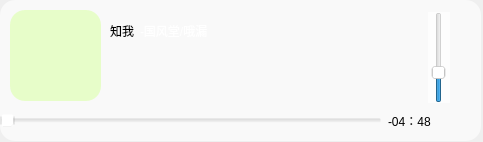
<?xml version="1.0" encoding="UTF-8"?>
<ui version="4.0">
 <class>MainWindow</class>
 <widget class="QMainWindow" name="MainWindow">
  <property name="geometry">
   <rect>
    <x>0</x>
    <y>0</y>
    <width>483</width>
    <height>142</height>
   </rect>
  </property>
  <property name="windowTitle">
   <string>MainWindow</string>
  </property>
  <widget class="QWidget" name="centralwidget">
   <widget class="QWidget" name="widget" native="true">
    <property name="geometry">
     <rect>
      <x>0</x>
      <y>0</y>
      <width>481</width>
      <height>141</height>
     </rect>
    </property>
    <property name="styleSheet">
     <string notr="true">background-color: rgba(255, 255, 255,0.6);
border-radius: 15px
</string>
    </property>
    <widget class="QLabel" name="label_pic">
     <property name="geometry">
      <rect>
       <x>10</x>
       <y>10</y>
       <width>91</width>
       <height>91</height>
      </rect>
     </property>
     <property name="styleSheet">
      <string notr="true">background-color: rgba(223, 255, 181,0.7);

</string>
     </property>
     <property name="text">
      <string/>
     </property>
    </widget>
    <widget class="QWidget" name="widget_4" native="true">
     <property name="geometry">
      <rect>
       <x>0</x>
       <y>100</y>
       <width>461</width>
       <height>41</height>
      </rect>
     </property>
     <property name="styleSheet">
      <string notr="true">background-color: rgba(255, 255, 255,0);</string>
     </property>
     <layout class="QHBoxLayout" name="horizontalLayout_3">
      <item>
       <widget class="QSlider" name="horizontalSlider_Progress">
        <property name="styleSheet">
         <string notr="true">QSlider::groove:horizontal 
{ 
	border: 1px solid #999999; 
	height: 2px; 
	margin: 0px 0;
	left: 5px; 
	right: 5px; 
}

QSlider::handle:horizontal
{
	border: 0px ;
	border-image: url(:/img/picsilder.png);			/*图片自行添加*/
	width: 17px; 
	margin: -8px -8px -8px -8px; 
}

QSlider::add-page:horizontal
{
	background-color: #cbcbcb; 
}

QSlider::sub-page:horizontal
{
	background-color: #CC0033;
};


</string>
        </property>
        <property name="orientation">
         <enum>Qt::Horizontal</enum>
        </property>
       </widget>
      </item>
      <item>
       <widget class="QLabel" name="label_time">
        <property name="enabled">
         <bool>true</bool>
        </property>
        <property name="styleSheet">
         <string notr="true">background-color: rgba(0);</string>
        </property>
        <property name="text">
         <string>-04：48</string>
        </property>
       </widget>
      </item>
      <item>
       <widget class="QPushButton" name="pushButton_volume">
        <property name="maximumSize">
         <size>
          <width>24</width>
          <height>24</height>
         </size>
        </property>
        <property name="styleSheet">
         <string notr="true">image: url(:/img/pic/sound.png);</string>
        </property>
        <property name="text">
         <string/>
        </property>
       </widget>
      </item>
     </layout>
    </widget>
    <widget class="QWidget" name="widget_3" native="true">
     <property name="geometry">
      <rect>
       <x>120</x>
       <y>60</y>
       <width>211</width>
       <height>41</height>
      </rect>
     </property>
     <property name="styleSheet">
      <string notr="true">background-color: rgba(255, 255, 255,0);</string>
     </property>
     <layout class="QHBoxLayout" name="horizontalLayout_2">
      <item>
       <widget class="QPushButton" name="pushButton_Previous">
        <property name="minimumSize">
         <size>
          <width>32</width>
          <height>32</height>
         </size>
        </property>
        <property name="styleSheet">
         <string notr="true">image: url(:/img/pic/rewind-button.png);</string>
        </property>
        <property name="text">
         <string/>
        </property>
        <property name="autoDefault">
         <bool>false</bool>
        </property>
        <property name="flat">
         <bool>true</bool>
        </property>
       </widget>
      </item>
      <item>
       <widget class="QPushButton" name="pushButton_play">
        <property name="minimumSize">
         <size>
          <width>32</width>
          <height>32</height>
         </size>
        </property>
        <property name="styleSheet">
         <string notr="true">image: url(:/img/pic/play.png);</string>
        </property>
        <property name="text">
         <string/>
        </property>
        <property name="flat">
         <bool>true</bool>
        </property>
       </widget>
      </item>
      <item>
       <widget class="QPushButton" name="pushButton_next">
        <property name="enabled">
         <bool>true</bool>
        </property>
        <property name="minimumSize">
         <size>
          <width>32</width>
          <height>32</height>
         </size>
        </property>
        <property name="styleSheet">
         <string notr="true">image: url(:/img/pic/fast-forward-button.png);</string>
        </property>
        <property name="text">
         <string/>
        </property>
        <property name="flat">
         <bool>true</bool>
        </property>
       </widget>
      </item>
     </layout>
    </widget>
    <widget class="QWidget" name="widget_2" native="true">
     <property name="geometry">
      <rect>
       <x>110</x>
       <y>0</y>
       <width>361</width>
       <height>61</height>
      </rect>
     </property>
     <property name="styleSheet">
      <string notr="true">background-color: rgba(255, 255, 255,0);</string>
     </property>
     <layout class="QHBoxLayout" name="horizontalLayout">
      <item>
       <widget class="QLabel" name="label_music_name">
        <property name="styleSheet">
         <string notr="true">font: 13pt &quot;楷体&quot;;
</string>
        </property>
        <property name="text">
         <string>知我</string>
        </property>
        <property name="wordWrap">
         <bool>false</bool>
        </property>
       </widget>
      </item>
      <item>
       <widget class="QLabel" name="label_author">
        <property name="enabled">
         <bool>false</bool>
        </property>
        <property name="styleSheet">
         <string notr="true">
background-color: rgba(0);
color: rgb(255, 255, 255);
font: pt &quot;楷体&quot;;
</string>
        </property>
        <property name="text">
         <string>-国风堂/哦漏</string>
        </property>
        <property name="wordWrap">
         <bool>false</bool>
        </property>
       </widget>
      </item>
      <item>
       <spacer name="horizontalSpacer">
        <property name="orientation">
         <enum>Qt::Horizontal</enum>
        </property>
        <property name="sizeHint" stdset="0">
         <size>
          <width>40</width>
          <height>20</height>
         </size>
        </property>
       </spacer>
      </item>
     </layout>
    </widget>
    <widget class="QSlider" name="verticalSlider">
     <property name="geometry">
      <rect>
       <x>428</x>
       <y>12</y>
       <width>22</width>
       <height>91</height>
      </rect>
     </property>
     <property name="styleSheet">
      <string notr="true">
QSlider::groove:vertical 
{ 
	background: #cbcbcb;
	width: 6px;
	border-radius: 1px;
	padding-left:-1px;
	padding-right:-1px;
	padding-top:-1px;
	padding-bottom:-1px; 
}

QSlider::add-page:vertical
 { 

	
	background-color:  #CC0033;
	width: 10px; 
	border-radius: 2px; 
}
QSlider::handle:vertical 
{
	border-image:url(:/img/pic/silder.png);
	margin: -2px -7px -2px -7px; 
	height: 17px; 
};
background-color: rgba(255, 255, 255,0); 
</string>
     </property>
     <property name="maximum">
      <number>100</number>
     </property>
     <property name="value">
      <number>30</number>
     </property>
     <property name="orientation">
      <enum>Qt::Vertical</enum>
     </property>
    </widget>
   </widget>
  </widget>
 </widget>
 <resources/>
 <connections/>
</ui>
